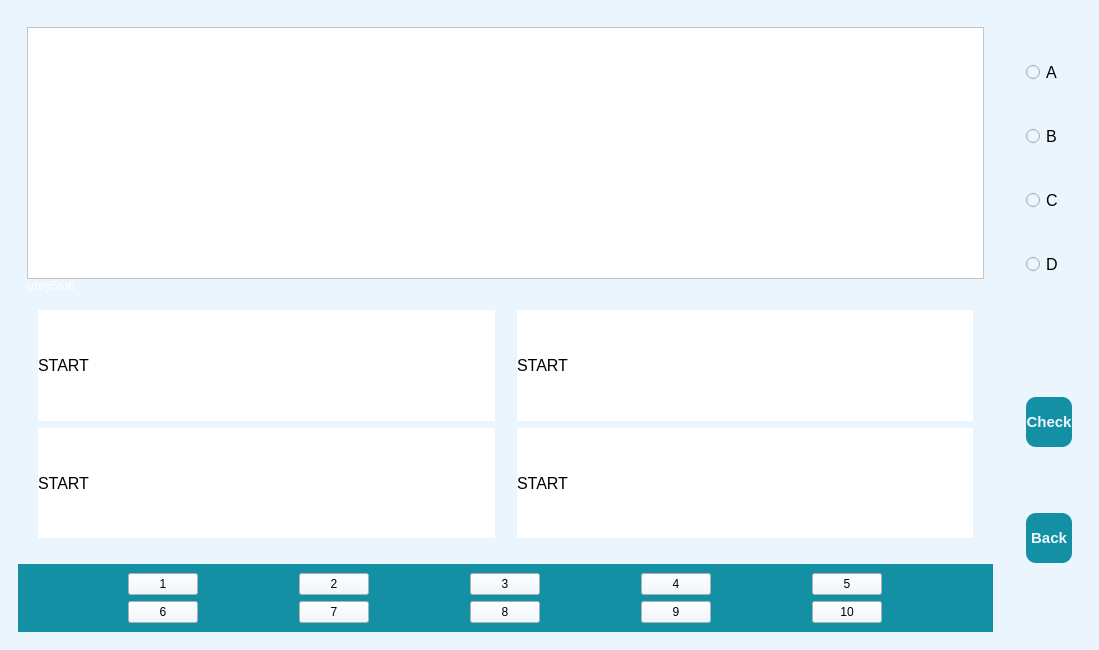
<?xml version="1.0" encoding="UTF-8"?>
<ui version="4.0">
 <class>Inh_Poly</class>
 <widget class="QMainWindow" name="Inh_Poly">
  <property name="geometry">
   <rect>
    <x>0</x>
    <y>0</y>
    <width>1099</width>
    <height>650</height>
   </rect>
  </property>
  <property name="windowTitle">
   <string>MainWindow</string>
  </property>
  <property name="styleSheet">
   <string notr="true">background-color: rgba(235,245,254,255);</string>
  </property>
  <widget class="QWidget" name="centralwidget">
   <layout class="QHBoxLayout" name="horizontalLayout">
    <item>
     <widget class="QWidget" name="widget" native="true">
      <layout class="QVBoxLayout" name="verticalLayout">
       <item>
        <widget class="QWidget" name="widget_3" native="true">
         <layout class="QVBoxLayout" name="verticalLayout_6">
          <item>
           <widget class="QWidget" name="widget_9" native="true">
            <layout class="QVBoxLayout" name="verticalLayout_7">
             <property name="spacing">
              <number>0</number>
             </property>
             <property name="leftMargin">
              <number>0</number>
             </property>
             <property name="topMargin">
              <number>0</number>
             </property>
             <property name="rightMargin">
              <number>0</number>
             </property>
             <property name="bottomMargin">
              <number>0</number>
             </property>
             <item>
              <widget class="QTextBrowser" name="ques_1">
               <property name="font">
                <font>
                 <pointsize>12</pointsize>
                 <weight>75</weight>
                 <bold>true</bold>
                </font>
               </property>
               <property name="styleSheet">
                <string notr="true">background-color: rgb(255, 255, 255);</string>
               </property>
              </widget>
             </item>
             <item>
              <widget class="QLabel" name="ques_1_1">
               <property name="styleSheet">
                <string notr="true">color: rgb(255, 255, 255);</string>
               </property>
               <property name="text">
                <string>ưtey5ru6</string>
               </property>
              </widget>
             </item>
            </layout>
           </widget>
          </item>
          <item>
           <widget class="QWidget" name="widget_10" native="true">
            <property name="minimumSize">
             <size>
              <width>0</width>
              <height>250</height>
             </size>
            </property>
            <property name="maximumSize">
             <size>
              <width>16777215</width>
              <height>250</height>
             </size>
            </property>
            <layout class="QHBoxLayout" name="horizontalLayout_4">
             <property name="spacing">
              <number>0</number>
             </property>
             <property name="leftMargin">
              <number>0</number>
             </property>
             <property name="topMargin">
              <number>0</number>
             </property>
             <property name="rightMargin">
              <number>0</number>
             </property>
             <property name="bottomMargin">
              <number>0</number>
             </property>
             <item>
              <widget class="QWidget" name="widget_11" native="true">
               <layout class="QVBoxLayout" name="verticalLayout_8">
                <property name="spacing">
                 <number>7</number>
                </property>
                <property name="leftMargin">
                 <number>11</number>
                </property>
                <property name="topMargin">
                 <number>11</number>
                </property>
                <property name="rightMargin">
                 <number>11</number>
                </property>
                <property name="bottomMargin">
                 <number>11</number>
                </property>
                <item>
                 <widget class="QLabel" name="ans_a_1">
                  <property name="font">
                   <font>
                    <pointsize>12</pointsize>
                   </font>
                  </property>
                  <property name="styleSheet">
                   <string notr="true">background-color: rgb(255, 255, 255);</string>
                  </property>
                  <property name="text">
                   <string>START</string>
                  </property>
                 </widget>
                </item>
                <item>
                 <widget class="QLabel" name="ans_c_1">
                  <property name="font">
                   <font>
                    <pointsize>12</pointsize>
                   </font>
                  </property>
                  <property name="styleSheet">
                   <string notr="true">background-color: rgb(255, 255, 255);</string>
                  </property>
                  <property name="text">
                   <string>START</string>
                  </property>
                 </widget>
                </item>
               </layout>
              </widget>
             </item>
             <item>
              <widget class="QWidget" name="widget_12" native="true">
               <layout class="QVBoxLayout" name="verticalLayout_9">
                <property name="spacing">
                 <number>7</number>
                </property>
                <property name="leftMargin">
                 <number>11</number>
                </property>
                <property name="topMargin">
                 <number>11</number>
                </property>
                <property name="rightMargin">
                 <number>11</number>
                </property>
                <property name="bottomMargin">
                 <number>11</number>
                </property>
                <item>
                 <widget class="QLabel" name="ans_b_1">
                  <property name="font">
                   <font>
                    <pointsize>12</pointsize>
                   </font>
                  </property>
                  <property name="styleSheet">
                   <string notr="true">background-color: rgb(255, 255, 255);</string>
                  </property>
                  <property name="text">
                   <string>START</string>
                  </property>
                 </widget>
                </item>
                <item>
                 <widget class="QLabel" name="ans_d_1">
                  <property name="font">
                   <font>
                    <pointsize>12</pointsize>
                   </font>
                  </property>
                  <property name="styleSheet">
                   <string notr="true">background-color: rgb(255, 255, 255);</string>
                  </property>
                  <property name="text">
                   <string>START</string>
                  </property>
                 </widget>
                </item>
               </layout>
              </widget>
             </item>
            </layout>
           </widget>
          </item>
         </layout>
        </widget>
       </item>
       <item>
        <widget class="QWidget" name="widget_4" native="true">
         <property name="maximumSize">
          <size>
           <width>16777215</width>
           <height>150</height>
          </size>
         </property>
         <property name="styleSheet">
          <string notr="true">background-color: #1390a4;
</string>
         </property>
         <layout class="QVBoxLayout" name="verticalLayout_5">
          <item>
           <widget class="QWidget" name="widget_7" native="true">
            <layout class="QHBoxLayout" name="horizontalLayout_2">
             <property name="spacing">
              <number>0</number>
             </property>
             <property name="leftMargin">
              <number>0</number>
             </property>
             <property name="topMargin">
              <number>0</number>
             </property>
             <property name="rightMargin">
              <number>0</number>
             </property>
             <property name="bottomMargin">
              <number>0</number>
             </property>
             <item>
              <widget class="QPushButton" name="push1">
               <property name="maximumSize">
                <size>
                 <width>70</width>
                 <height>16777215</height>
                </size>
               </property>
               <property name="styleSheet">
                <string notr="true">background-color: #eef7fe;
</string>
               </property>
               <property name="text">
                <string>1</string>
               </property>
              </widget>
             </item>
             <item>
              <widget class="QPushButton" name="push2">
               <property name="maximumSize">
                <size>
                 <width>70</width>
                 <height>16777215</height>
                </size>
               </property>
               <property name="styleSheet">
                <string notr="true">background-color: #eef7fe;
</string>
               </property>
               <property name="text">
                <string>2</string>
               </property>
              </widget>
             </item>
             <item>
              <widget class="QPushButton" name="push3">
               <property name="maximumSize">
                <size>
                 <width>70</width>
                 <height>16777215</height>
                </size>
               </property>
               <property name="styleSheet">
                <string notr="true">background-color: #eef7fe;</string>
               </property>
               <property name="text">
                <string>3</string>
               </property>
              </widget>
             </item>
             <item>
              <widget class="QPushButton" name="push4">
               <property name="maximumSize">
                <size>
                 <width>70</width>
                 <height>16777215</height>
                </size>
               </property>
               <property name="styleSheet">
                <string notr="true">background-color: #eef7fe;</string>
               </property>
               <property name="text">
                <string>4</string>
               </property>
              </widget>
             </item>
             <item>
              <widget class="QPushButton" name="push5">
               <property name="maximumSize">
                <size>
                 <width>70</width>
                 <height>16777215</height>
                </size>
               </property>
               <property name="styleSheet">
                <string notr="true">background-color: #eef7fe;</string>
               </property>
               <property name="text">
                <string>5</string>
               </property>
              </widget>
             </item>
            </layout>
           </widget>
          </item>
          <item>
           <widget class="QWidget" name="widget_8" native="true">
            <layout class="QHBoxLayout" name="horizontalLayout_3">
             <property name="spacing">
              <number>0</number>
             </property>
             <property name="leftMargin">
              <number>0</number>
             </property>
             <property name="topMargin">
              <number>0</number>
             </property>
             <property name="rightMargin">
              <number>0</number>
             </property>
             <property name="bottomMargin">
              <number>0</number>
             </property>
             <item>
              <widget class="QPushButton" name="push6">
               <property name="maximumSize">
                <size>
                 <width>70</width>
                 <height>16777215</height>
                </size>
               </property>
               <property name="styleSheet">
                <string notr="true">background-color: #eef7fe;</string>
               </property>
               <property name="text">
                <string>6</string>
               </property>
              </widget>
             </item>
             <item>
              <widget class="QPushButton" name="push7">
               <property name="maximumSize">
                <size>
                 <width>70</width>
                 <height>16777215</height>
                </size>
               </property>
               <property name="styleSheet">
                <string notr="true">background-color: #eef7fe;</string>
               </property>
               <property name="text">
                <string>7</string>
               </property>
              </widget>
             </item>
             <item>
              <widget class="QPushButton" name="push8">
               <property name="maximumSize">
                <size>
                 <width>70</width>
                 <height>16777215</height>
                </size>
               </property>
               <property name="styleSheet">
                <string notr="true">background-color: #eef7fe;</string>
               </property>
               <property name="text">
                <string>8</string>
               </property>
              </widget>
             </item>
             <item>
              <widget class="QPushButton" name="push9">
               <property name="maximumSize">
                <size>
                 <width>70</width>
                 <height>16777215</height>
                </size>
               </property>
               <property name="styleSheet">
                <string notr="true">background-color: #eef7fe;</string>
               </property>
               <property name="text">
                <string>9</string>
               </property>
              </widget>
             </item>
             <item>
              <widget class="QPushButton" name="push10">
               <property name="maximumSize">
                <size>
                 <width>70</width>
                 <height>16777215</height>
                </size>
               </property>
               <property name="styleSheet">
                <string notr="true">background-color: #eef7fe;</string>
               </property>
               <property name="text">
                <string>10</string>
               </property>
              </widget>
             </item>
            </layout>
           </widget>
          </item>
         </layout>
        </widget>
       </item>
      </layout>
     </widget>
    </item>
    <item>
     <widget class="QWidget" name="widget_2" native="true">
      <property name="maximumSize">
       <size>
        <width>200</width>
        <height>16777215</height>
       </size>
      </property>
      <layout class="QVBoxLayout" name="verticalLayout_2">
       <item>
        <widget class="QWidget" name="widget_5" native="true">
         <layout class="QVBoxLayout" name="verticalLayout_3">
          <item>
           <widget class="QRadioButton" name="radioButton">
            <property name="font">
             <font>
              <pointsize>12</pointsize>
             </font>
            </property>
            <property name="text">
             <string>A</string>
            </property>
           </widget>
          </item>
          <item>
           <widget class="QRadioButton" name="radioButton_2">
            <property name="font">
             <font>
              <pointsize>12</pointsize>
             </font>
            </property>
            <property name="text">
             <string>B</string>
            </property>
           </widget>
          </item>
          <item>
           <widget class="QRadioButton" name="radioButton_3">
            <property name="font">
             <font>
              <pointsize>12</pointsize>
             </font>
            </property>
            <property name="text">
             <string>C</string>
            </property>
           </widget>
          </item>
          <item>
           <widget class="QRadioButton" name="radioButton_4">
            <property name="font">
             <font>
              <pointsize>12</pointsize>
             </font>
            </property>
            <property name="text">
             <string>D</string>
            </property>
           </widget>
          </item>
         </layout>
        </widget>
       </item>
       <item>
        <widget class="QWidget" name="widget_6" native="true">
         <layout class="QVBoxLayout" name="verticalLayout_4">
          <item>
           <widget class="QPushButton" name="check_2">
            <property name="minimumSize">
             <size>
              <width>0</width>
              <height>50</height>
             </size>
            </property>
            <property name="font">
             <font>
              <pointsize>11</pointsize>
              <weight>75</weight>
              <bold>true</bold>
             </font>
            </property>
            <property name="cursor">
             <cursorShape>PointingHandCursor</cursorShape>
            </property>
            <property name="styleSheet">
             <string notr="true">color: #eef5ff;
border-radius: 10px;
background-color: #1390a4;
</string>
            </property>
            <property name="text">
             <string>Check</string>
            </property>
            <property name="icon">
             <iconset resource="resources.qrc">
              <normaloff>:/iconwhite/iconwhite/check-circle.svg</normaloff>:/iconwhite/iconwhite/check-circle.svg</iconset>
            </property>
            <property name="iconSize">
             <size>
              <width>30</width>
              <height>30</height>
             </size>
            </property>
           </widget>
          </item>
          <item>
           <widget class="QPushButton" name="back_1">
            <property name="minimumSize">
             <size>
              <width>0</width>
              <height>50</height>
             </size>
            </property>
            <property name="font">
             <font>
              <pointsize>11</pointsize>
              <weight>75</weight>
              <bold>true</bold>
             </font>
            </property>
            <property name="cursor">
             <cursorShape>PointingHandCursor</cursorShape>
            </property>
            <property name="styleSheet">
             <string notr="true">color: #eef5ff;
border-radius: 10px;
background-color: #1390a4;</string>
            </property>
            <property name="text">
             <string>Back</string>
            </property>
            <property name="icon">
             <iconset resource="resources.qrc">
              <normaloff>:/iconwhite/iconwhite/corner-up-right.svg</normaloff>:/iconwhite/iconwhite/corner-up-right.svg</iconset>
            </property>
            <property name="iconSize">
             <size>
              <width>30</width>
              <height>30</height>
             </size>
            </property>
           </widget>
          </item>
         </layout>
        </widget>
       </item>
      </layout>
     </widget>
    </item>
   </layout>
  </widget>
 </widget>
 <resources>
  <include location="resources.qrc"/>
 </resources>
 <connections/>
</ui>
